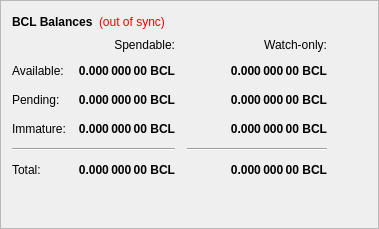
        <widget class="QFrame" name="frame">
         <property name="frameShape">
          <enum>QFrame::StyledPanel</enum>
         </property>
         <property name="frameShadow">
          <enum>QFrame::Raised</enum>
         </property>
         <layout class="QVBoxLayout" name="verticalLayout_4">
          <item>
           <layout class="QHBoxLayout" name="horizontalLayout_4">
            <item>
             <widget class="QLabel" name="label_5">
              <property name="font">
               <font>
                <weight>75</weight>
                <bold>true</bold>
               </font>
              </property>
              <property name="text">
               <string>BCL Balances</string>
              </property>
             </widget>
            </item>
            <item>
             <widget class="QLabel" name="labelWalletStatus">
              <property name="cursor">
               <cursorShape>WhatsThisCursor</cursorShape>
              </property>
              <property name="toolTip">
               <string>The displayed information may be out of date. Your wallet automatically synchronizes with the Bitcoinlegend network after a connection is established, but this process has not completed yet.</string>
              </property>
              <property name="styleSheet">
               <string notr="true">QLabel { color: red; }</string>
              </property>
              <property name="text">
               <string notr="true">(out of sync)</string>
              </property>
              <property name="alignment">
               <set>Qt::AlignLeading|Qt::AlignLeft|Qt::AlignVCenter</set>
              </property>
             </widget>
            </item>
            <item>
             <spacer name="horizontalSpacer_3">
              <property name="orientation">
               <enum>Qt::Horizontal</enum>
              </property>
              <property name="sizeHint" stdset="0">
               <size>
                <width>40</width>
                <height>20</height>
               </size>
              </property>
             </spacer>
            </item>
           </layout>
          </item>
          <item>
           <layout class="QGridLayout" name="gridLayout">
            <property name="spacing">
             <number>12</number>
            </property>
            <item row="2" column="2">
             <widget class="QLabel" name="labelWatchPending">
              <property name="font">
               <font>
                <weight>75</weight>
                <bold>true</bold>
               </font>
              </property>
              <property name="cursor">
               <cursorShape>IBeamCursor</cursorShape>
              </property>
              <property name="toolTip">
               <string>Unconfirmed transactions to watch-only addresses</string>
              </property>
              <property name="text">
               <string notr="true">0.000 000 00 BCL</string>
              </property>
              <property name="alignment">
               <set>Qt::AlignRight|Qt::AlignTrailing|Qt::AlignVCenter</set>
              </property>
              <property name="textInteractionFlags">
               <set>Qt::LinksAccessibleByMouse|Qt::TextSelectableByKeyboard|Qt::TextSelectableByMouse</set>
              </property>
             </widget>
            </item>
            <item row="2" column="1">
             <widget class="QLabel" name="labelUnconfirmed">
              <property name="font">
               <font>
                <weight>75</weight>
                <bold>true</bold>
               </font>
              </property>
              <property name="cursor">
               <cursorShape>IBeamCursor</cursorShape>
              </property>
              <property name="toolTip">
               <string>Total of transactions that have yet to be confirmed, and do not yet count toward the spendable balance</string>
              </property>
              <property name="text">
               <string notr="true">0.000 000 00 BCL</string>
              </property>
              <property name="alignment">
               <set>Qt::AlignRight|Qt::AlignTrailing|Qt::AlignVCenter</set>
              </property>
              <property name="textInteractionFlags">
               <set>Qt::LinksAccessibleByMouse|Qt::TextSelectableByKeyboard|Qt::TextSelectableByMouse</set>
              </property>
             </widget>
            </item>
            <item row="3" column="2">
             <widget class="QLabel" name="labelWatchImmature">
              <property name="font">
               <font>
                <weight>75</weight>
                <bold>true</bold>
               </font>
              </property>
              <property name="cursor">
               <cursorShape>IBeamCursor</cursorShape>
              </property>
              <property name="toolTip">
               <string>Staked or masternode rewards in watch-only addresses that has not yet matured</string>
              </property>
              <property name="text">
               <string notr="true">0.000 000 00 BCL</string>
              </property>
              <property name="alignment">
               <set>Qt::AlignRight|Qt::AlignTrailing|Qt::AlignVCenter</set>
              </property>
              <property name="textInteractionFlags">
               <set>Qt::LinksAccessibleByMouse|Qt::TextSelectableByKeyboard|Qt::TextSelectableByMouse</set>
              </property>
             </widget>
            </item>
            <item row="4" column="0" colspan="2">
             <widget class="Line" name="lineSpendableBalance">
              <property name="orientation">
               <enum>Qt::Horizontal</enum>
              </property>
             </widget>
            </item>
            <item row="4" column="2">
             <widget class="Line" name="lineWatchBalance">
              <property name="sizePolicy">
               <sizepolicy hsizetype="Preferred" vsizetype="Fixed">
                <horstretch>0</horstretch>
                <verstretch>0</verstretch>
               </sizepolicy>
              </property>
              <property name="minimumSize">
               <size>
                <width>140</width>
                <height>0</height>
               </size>
              </property>
              <property name="orientation">
               <enum>Qt::Horizontal</enum>
              </property>
             </widget>
            </item>
            <item row="5" column="0">
             <widget class="QLabel" name="labelTotalText">
              <property name="text">
               <string>Total:</string>
              </property>
             </widget>
            </item>
            <item row="3" column="1">
             <widget class="QLabel" name="labelImmature">
              <property name="font">
               <font>
                <weight>75</weight>
                <bold>true</bold>
               </font>
              </property>
              <property name="cursor">
               <cursorShape>IBeamCursor</cursorShape>
              </property>
              <property name="toolTip">
               <string>Staked or masternode rewards that has not yet matured</string>
              </property>
              <property name="text">
               <string notr="true">0.000 000 00 BCL</string>
              </property>
              <property name="alignment">
               <set>Qt::AlignRight|Qt::AlignTrailing|Qt::AlignVCenter</set>
              </property>
              <property name="textInteractionFlags">
               <set>Qt::LinksAccessibleByMouse|Qt::TextSelectableByKeyboard|Qt::TextSelectableByMouse</set>
              </property>
             </widget>
            </item>
            <item row="2" column="3">
             <spacer name="horizontalSpacer_2">
              <property name="orientation">
               <enum>Qt::Horizontal</enum>
              </property>
              <property name="sizeHint" stdset="0">
               <size>
                <width>40</width>
                <height>20</height>
               </size>
              </property>
             </spacer>
            </item>
            <item row="3" column="0">
             <widget class="QLabel" name="labelImmatureText">
              <property name="text">
               <string>Immature:</string>
              </property>
             </widget>
            </item>
            <item row="5" column="1">
             <widget class="QLabel" name="labelTotal">
              <property name="font">
               <font>
                <weight>75</weight>
                <bold>true</bold>
               </font>
              </property>
              <property name="cursor">
               <cursorShape>IBeamCursor</cursorShape>
              </property>
              <property name="toolTip">
               <string>Your current total balance</string>
              </property>
              <property name="text">
               <string notr="true">0.000 000 00 BCL</string>
              </property>
              <property name="alignment">
               <set>Qt::AlignRight|Qt::AlignTrailing|Qt::AlignVCenter</set>
              </property>
              <property name="textInteractionFlags">
               <set>Qt::LinksAccessibleByMouse|Qt::TextSelectableByKeyboard|Qt::TextSelectableByMouse</set>
              </property>
             </widget>
            </item>
            <item row="5" column="2">
             <widget class="QLabel" name="labelWatchTotal">
              <property name="font">
               <font>
                <weight>75</weight>
                <bold>true</bold>
               </font>
              </property>
              <property name="cursor">
               <cursorShape>IBeamCursor</cursorShape>
              </property>
              <property name="toolTip">
               <string>Current total balance in watch-only addresses</string>
              </property>
              <property name="text">
               <string notr="true">0.000 000 00 BCL</string>
              </property>
              <property name="alignment">
               <set>Qt::AlignRight|Qt::AlignTrailing|Qt::AlignVCenter</set>
              </property>
              <property name="textInteractionFlags">
               <set>Qt::LinksAccessibleByMouse|Qt::TextSelectableByKeyboard|Qt::TextSelectableByMouse</set>
              </property>
             </widget>
            </item>
            <item row="0" column="2">
             <widget class="QLabel" name="labelWatchonly">
              <property name="text">
               <string>Watch-only:</string>
              </property>
              <property name="alignment">
               <set>Qt::AlignRight|Qt::AlignTrailing|Qt::AlignVCenter</set>
              </property>
             </widget>
            </item>
            <item row="1" column="0">
             <widget class="QLabel" name="labelBalanceText">
              <property name="text">
               <string>Available:</string>
              </property>
             </widget>
            </item>
            <item row="1" column="1">
             <widget class="QLabel" name="labelBalance">
              <property name="font">
               <font>
                <weight>75</weight>
                <bold>true</bold>
               </font>
              </property>
              <property name="cursor">
               <cursorShape>IBeamCursor</cursorShape>
              </property>
              <property name="toolTip">
               <string>Your current spendable balance</string>
              </property>
              <property name="text">
               <string notr="true">0.000 000 00 BCL</string>
              </property>
              <property name="alignment">
               <set>Qt::AlignRight|Qt::AlignTrailing|Qt::AlignVCenter</set>
              </property>
              <property name="textInteractionFlags">
               <set>Qt::LinksAccessibleByMouse|Qt::TextSelectableByKeyboard|Qt::TextSelectableByMouse</set>
              </property>
             </widget>
            </item>
            <item row="1" column="2">
             <widget class="QLabel" name="labelWatchAvailable">
              <property name="font">
               <font>
                <weight>75</weight>
                <bold>true</bold>
               </font>
              </property>
              <property name="cursor">
               <cursorShape>IBeamCursor</cursorShape>
              </property>
              <property name="toolTip">
               <string>Your current balance in watch-only addresses</string>
              </property>
              <property name="text">
               <string notr="true">0.000 000 00 BCL</string>
              </property>
              <property name="alignment">
               <set>Qt::AlignRight|Qt::AlignTrailing|Qt::AlignVCenter</set>
              </property>
              <property name="textInteractionFlags">
               <set>Qt::LinksAccessibleByMouse|Qt::TextSelectableByKeyboard|Qt::TextSelectableByMouse</set>
              </property>
             </widget>
            </item>
            <item row="2" column="0">
             <widget class="QLabel" name="labelPendingText">
              <property name="text">
               <string>Pending:</string>
              </property>
             </widget>
            </item>
            <item row="0" column="1">
             <widget class="QLabel" name="labelSpendable">
              <property name="text">
               <string>Spendable:</string>
              </property>
              <property name="alignment">
               <set>Qt::AlignRight|Qt::AlignTrailing|Qt::AlignVCenter</set>
              </property>
             </widget>
            </item>
           </layout>
          </item>
          <item>
           <spacer name="verticalSpacer_4">
            <property name="orientation">
             <enum>Qt::Vertical</enum>
            </property>
            <property name="sizeHint" stdset="0">
             <size>
              <width>20</width>
              <height>40</height>
             </size>
            </property>
           </spacer>
          </item>
         </layout>
        </widget>
